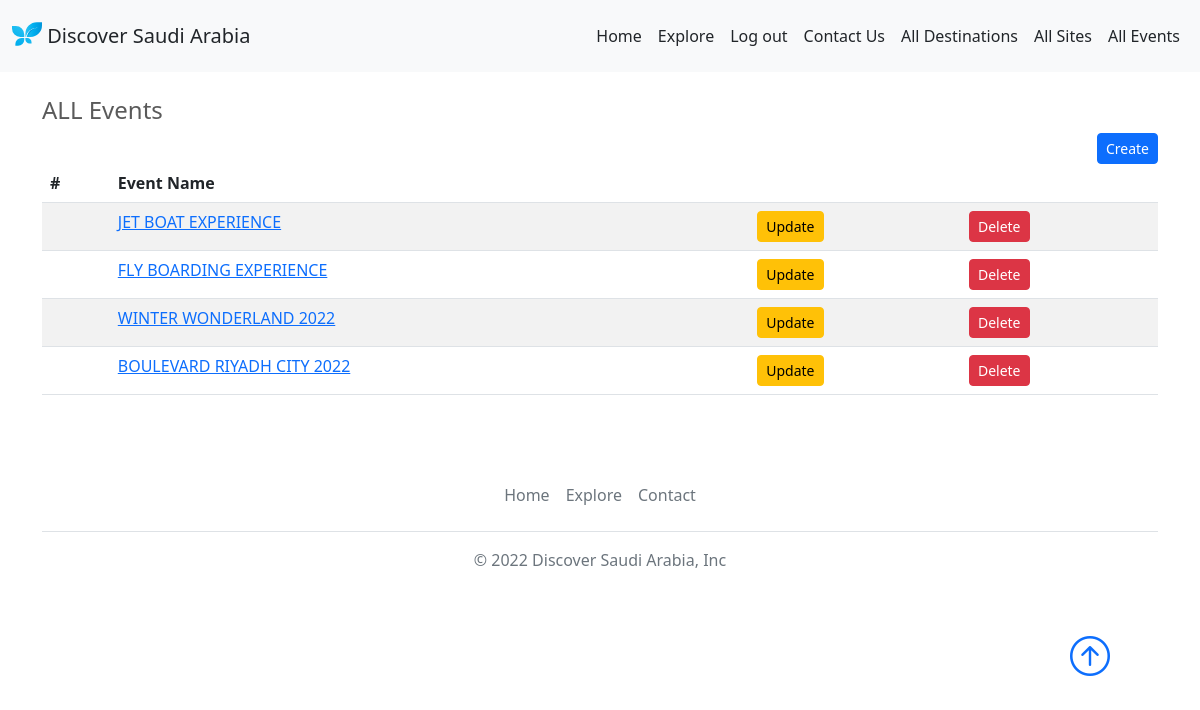
The app's page /events-list (signed in) with its own data.
### destination/models.py (models this page shows, shortened)
class Event(models.Model):
    name=models.CharField(max_length=100)
    description=models.TextField(max_length=1000)
    image=models.ImageField(upload_to=events_image_upload)
    price=models.IntegerField(default=0)
    published_at=models.DateTimeField()
    destination=models.ForeignKey(Destination, related_name='events', on_delete=models.CASCADE)
    ticket_link=models.URLField(max_length=250)
    slug=models.SlugField(blank=True,null=True)

### management/views.py (the view)
# urls.py: path('events-list',views.eventlist_view,name="eventlist_view"),
def eventlist_view(request):
    if request.user.is_superuser:
        event_list=Event.objects.all()
        context={"All_Events_Var":event_list}
        return render(request,'management/event_list.html',context)
    else:
        return HttpResponse("<h1>You are Not Authorized To Access Here</h1>")

### management/templates/management/event_list.html
{% extends 'base.html' %}
{% load bootstrap5 %}
{% block body %}
<div class="container">
    <div class="row my-5">
        <div class="col-md-12">
            <h4>ALL Events</h4>
            <a href="{% url 'management:createevent_view' %}" class="btn btn-indigo btn-primary btn-sm m-0 float-end">Create</a>
            <table class="table table-striped table-responsive-md  btn-table">
                <thead>
                  <tr>
                    <th>#</th>
                    <th>Event Name</th>
                    <th></th>
                    <th></th>
                  </tr>
                </thead>
                <tbody>
                {% for event in All_Events_Var %}
                  <tr>
                    <th scope="row"></th>
                    <td><a href="{% url 'management:showevent_view' event.slug %}">{{event.name}}</a></td>
                    <td>
                        <a href="{% url 'management:updateevent_view' event.slug %}" class="btn btn-indigo btn-warning btn-sm m-0">Update</a>
                    </td>
                    <td>
                        <a href="{% url 'management:deleteevent_view' event.slug %}" class="btn btn-indigo btn-danger btn-sm m-0">Delete</a>
                    </td>
                  </tr>
                  {% endfor %}
                </tbody>
                </table>
        </div>
    </div>
</div>
{% endblock body %}

### static/css/style.css (style rules this page uses)
body { padding-top: 3rem; padding-bottom: 3rem; color: #5a5a5a; }

### records on screen
Event: name "JET BOAT EXPERIENCE"
Event: name "FLY BOARDING EXPERIENCE"
Event: name "WINTER WONDERLAND 2022"
Event: name "BOULEVARD RIYADH CITY 2022"
